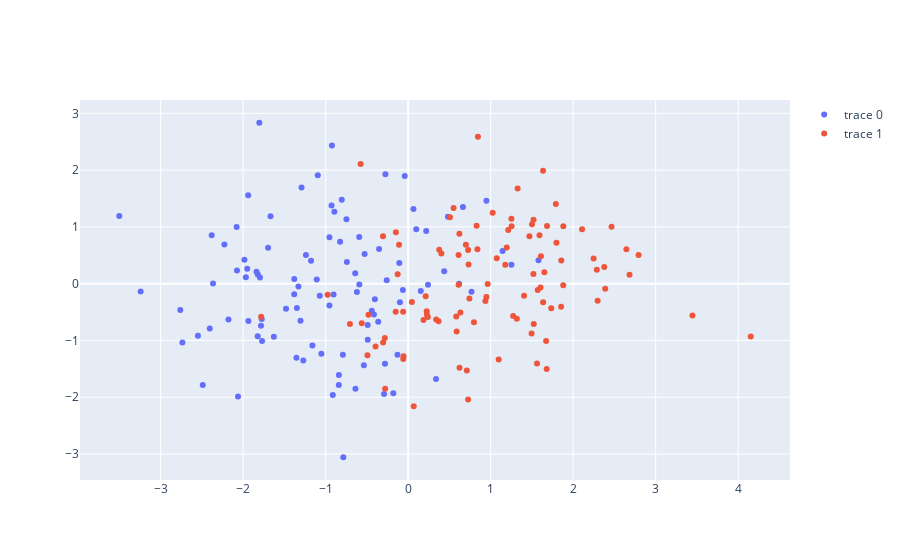

Source (notebook cell):
### Markdown cell above
# 3.1.3

### Code cell
N = 100
(A, B) = multivariate(N, [-1,0], [1,0], 1, 1)

fig = go.Figure()
fig.add_trace(go.Scatter(x=A[:,0], y=A[:,1], mode="markers"))
fig.add_trace(go.Scatter(x=B[:,0], y=B[:,1], mode="markers"))
fig.show()
features = np.concatenate([A,B],axis=0)
targets = np.concatenate([-np.ones((A.shape[0],1)), np.ones((B.shape[0],1))], axis=0)
print(features.shape)
print(targets.shape)
